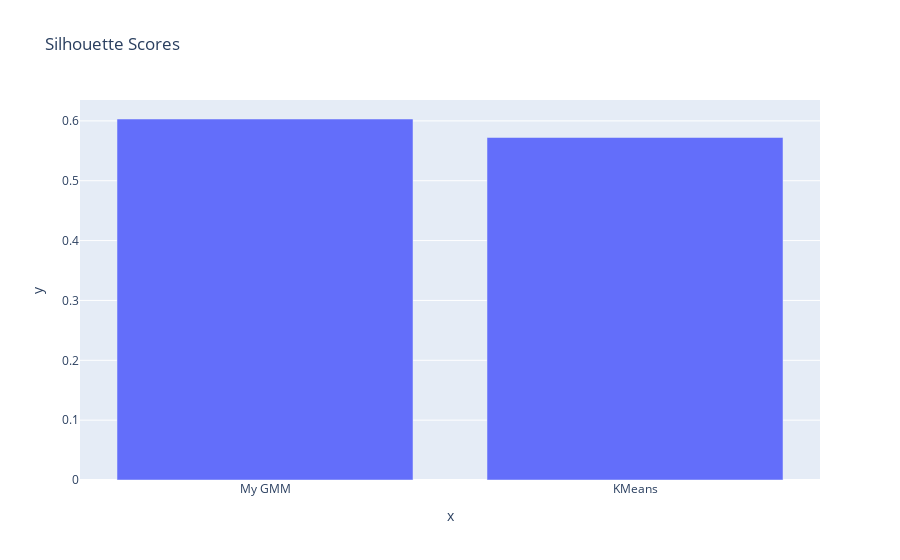

Notebook code for this chart:
### Markdown cell above
## SILHOUTTE SCORE COMPARISON

### Code cell
from sklearn.metrics import silhouette_score
my_gmm_score = silhouette_score(X_pca , my_gmm_labels)
kmeans_score = silhouette_score(X_pca , kmeans_labels)

scores = [my_gmm_score , kmeans_score]
labels = ['My GMM' , 'KMeans']

fig = px.bar(x=labels, y=scores , title = 'Silhouette Scores')
fig.show()

### Figure 1 — Plotly figure (JSON) as saved in the notebook; plotly's stock layout.template omitted (floating-point values rounded to 4 significant figures)
{"data": [{"alignmentgroup": "True", "hovertemplate": "x=%{x}<br>y=%{y}<extra></extra>", "legendgroup": "", "marker": {"color": "#636efa"}, "name": "", "offsetgroup": "", "orientation": "v", "showlegend": false, "textposition": "auto", "type": "bar", "x": ["My GMM", "KMeans"], "xaxis": "x", "y": [0.6032, 0.5723], "yaxis": "y"}], "layout": {"barmode": "relative", "legend": {"tracegroupgap": 0}, "title": {"text": "Silhouette Scores"}, "xaxis": {"anchor": "y", "domain": [0, 1], "title": {"text": "x"}}, "yaxis": {"anchor": "x", "domain": [0, 1], "title": {"text": "y"}}}}
